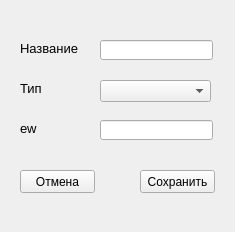
<?xml version="1.0" encoding="UTF-8"?>
<ui version="4.0">
 <class>Form</class>
 <widget class="QWidget" name="Form">
  <property name="geometry">
   <rect>
    <x>0</x>
    <y>0</y>
    <width>235</width>
    <height>232</height>
   </rect>
  </property>
  <property name="windowTitle">
   <string>Form</string>
  </property>
  <widget class="QLineEdit" name="name_lineEdit">
   <property name="geometry">
    <rect>
     <x>100</x>
     <y>40</y>
     <width>113</width>
     <height>20</height>
    </rect>
   </property>
  </widget>
  <widget class="QLabel" name="name_label">
   <property name="geometry">
    <rect>
     <x>20</x>
     <y>40</y>
     <width>71</width>
     <height>16</height>
    </rect>
   </property>
   <property name="font">
    <font>
     <pointsize>10</pointsize>
    </font>
   </property>
   <property name="text">
    <string>Название</string>
   </property>
  </widget>
  <widget class="QComboBox" name="type_comboBox">
   <property name="geometry">
    <rect>
     <x>100</x>
     <y>80</y>
     <width>111</width>
     <height>22</height>
    </rect>
   </property>
  </widget>
  <widget class="QLabel" name="type_label">
   <property name="geometry">
    <rect>
     <x>20</x>
     <y>80</y>
     <width>51</width>
     <height>16</height>
    </rect>
   </property>
   <property name="font">
    <font>
     <pointsize>10</pointsize>
    </font>
   </property>
   <property name="text">
    <string>Тип</string>
   </property>
  </widget>
  <widget class="QLabel" name="ew_label">
   <property name="geometry">
    <rect>
     <x>20</x>
     <y>120</y>
     <width>51</width>
     <height>16</height>
    </rect>
   </property>
   <property name="font">
    <font>
     <pointsize>10</pointsize>
    </font>
   </property>
   <property name="text">
    <string>ew</string>
   </property>
  </widget>
  <widget class="QLineEdit" name="ew_lineEdit">
   <property name="geometry">
    <rect>
     <x>100</x>
     <y>120</y>
     <width>113</width>
     <height>20</height>
    </rect>
   </property>
  </widget>
  <widget class="QPushButton" name="save_but">
   <property name="geometry">
    <rect>
     <x>140</x>
     <y>170</y>
     <width>75</width>
     <height>23</height>
    </rect>
   </property>
   <property name="text">
    <string>Сохранить</string>
   </property>
  </widget>
  <widget class="QPushButton" name="cancel_but">
   <property name="geometry">
    <rect>
     <x>20</x>
     <y>170</y>
     <width>75</width>
     <height>23</height>
    </rect>
   </property>
   <property name="text">
    <string>Отмена</string>
   </property>
  </widget>
 </widget>
 <resources/>
 <connections/>
</ui>
